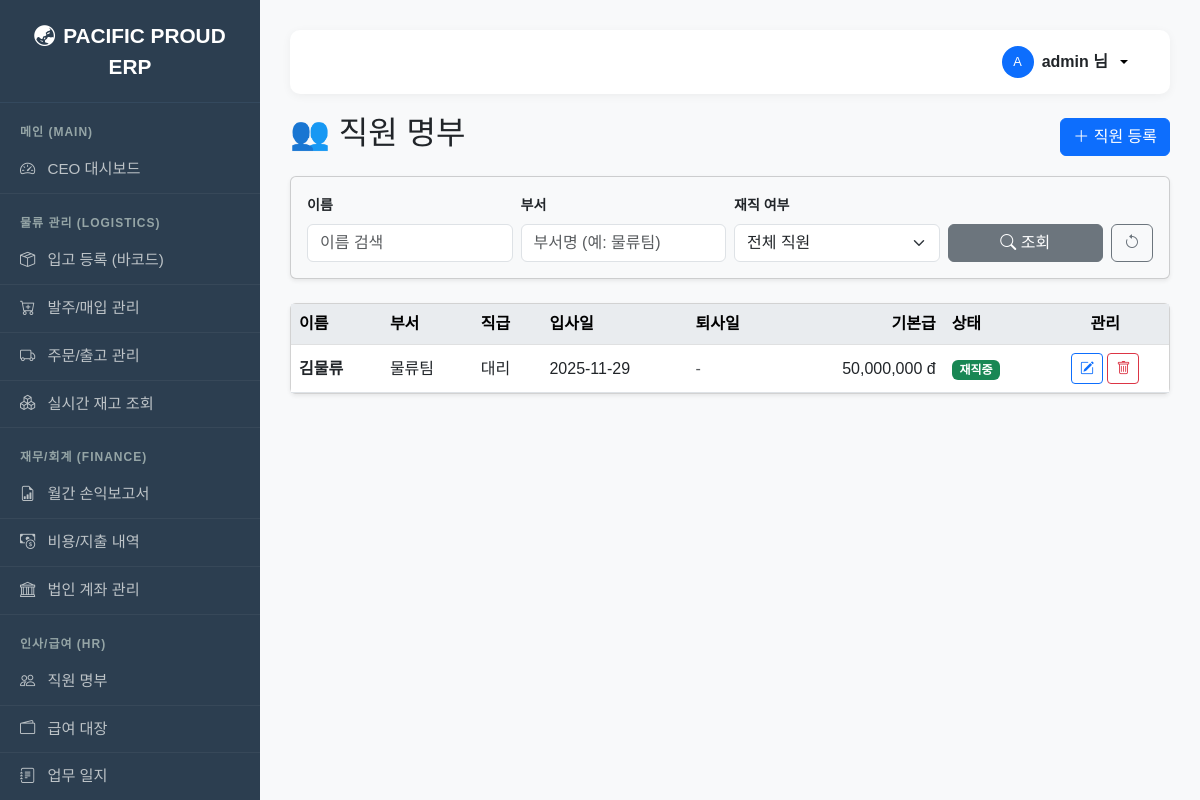
Screenshot of /employees/ (signed in) with the database file from the repository.
### fulfillment/models.py (models this page shows, shortened)
class Employee(models.Model):
    name = models.CharField(max_length=50)
    position = models.CharField(max_length=50)
    department = models.CharField(max_length=50, default="물류팀")
    join_date = models.DateField()
    resignation_date = models.DateField(null=True, blank=True)
    base_salary = models.DecimalField(max_digits=12, decimal_places=0)
    is_active = models.BooleanField(default=True)

### fulfillment/views.py (the view)
# urls.py: path('employees/', views.employee_list, name='employee_list'),
@login_required
def employee_list(request):
    employees = Employee.objects.order_by('department', 'name')
    name_q = request.GET.get('name'); dept_q = request.GET.get('department'); stat_q = request.GET.get('status')
    if name_q: employees = employees.filter(name__icontains=name_q)
    if dept_q: employees = employees.filter(department__icontains=dept_q)
    if stat_q: employees = employees.filter(is_active=(stat_q=='active'))
    form = EmployeeForm()
    return render(request, 'fulfillment/employee_list.html', {'employees': employees, 'form': form})

### fulfillment/forms.py
class EmployeeForm(forms.ModelForm):
    class Meta:
        model = Employee
        fields = ['name', 'department', 'position', 'base_salary', 'join_date', 'resignation_date', 'is_active']
        widgets = {
            'name': forms.TextInput(attrs={'class': 'form-control'}),
            'department': forms.TextInput(attrs={'class': 'form-control'}),
            'position': forms.TextInput(attrs={'class': 'form-control'}),
            'base_salary': forms.NumberInput(attrs={'class': 'form-control'}),
            'join_date': forms.DateInput(attrs={'type': 'date', 'class': 'form-control'}),
            'resignation_date': forms.DateInput(attrs={'type': 'date', 'class': 'form-control'}),
            'is_active': forms.CheckboxInput(attrs={'class': 'form-check-input'}),
        }

### templates/fulfillment/employee_list.html (shortened to what this page needs)
{% extends 'base.html' %}
{% load humanize %}
{% block content %}
<div class="d-flex justify-content-between align-items-center mb-3">
    <h2>👥 직원 명부</h2>
    <button class="btn btn-primary" data-bs-toggle="modal" data-bs-target="#addModal">
        <i class="bi bi-plus-lg"></i> 직원 등록
    </button>
</div>
<div class="card shadow-sm mb-4 bg-light">
    <div class="card-body py-3">
        <form method="get" class="row g-2 align-items-end">
            <div class="col-md-3">
                <label class="form-label fw-bold small">이름</label>
                <input type="text" name="name" class="form-control" value="{{ request.GET.name }}" placeholder="이름 검색">
            </div>
            <div class="col-md-3">
                <label class="form-label fw-bold small">부서</label>
                <input type="text" name="department" class="form-control" value="{{ request.GET.department }}" placeholder="부서명 (예: 물류팀)">
            </div>
            <div class="col-md-3">
                <label class="form-label fw-bold small">재직 여부</label>
                <select name="status" class="form-select">
                    <option value="">전체 직원</option>
                </select>
            </div>
            <div class="col-md-3 d-flex gap-2">
                <button type="submit" class="btn btn-secondary flex-fill">
                    <i class="bi bi-search"></i> 조회
                </button>
                <a href="{% url 'fulfillment:employee_list' %}" class="btn btn-outline-secondary">
                    <i class="bi bi-arrow-counterclockwise"></i>
                </a>
            </div>
        </form>
    </div>
</div>
<div class="card shadow-sm mt-3">
    <div class="card-body p-0">
        <table class="table table-hover align-middle mb-0">
            <thead class="table-light">
                <tr>
                    <th>이름</th>
                    <th>부서</th>
                    <th>직급</th>
                    <th>입사일</th>
                    <th>퇴사일</th> <th class="text-end">기본급</th>
                    <th>상태</th>
                    <th class="text-center">관리</th>
                </tr>
            </thead>
            <tbody>
                {% for emp in employees %}
                <tr>
                    <td class="fw-bold">{{ emp.name }}</td>
                    <td>{{ emp.department }}</td>
                    <td>{{ emp.position }}</td>
                    <td>{{ emp.join_date|date:"Y-m-d" }}</td>
                    <td class="text-muted">{{ emp.resignation_date|date:"Y-m-d"|default:"-" }}</td> <td class="text-end">{{ emp.base_salary|intcomma }} đ</td>
                    <td>
                        {% if emp.is_active %}
                            <span class="badge bg-success">재직중</span>
                        {% else %}
                            <span class="badge bg-secondary">퇴사</span>
                        {% endif %}
                    </td>
                    <td class="text-center">
                        <a href="{% url 'fulfillment:employee_update' emp.id %}" class="btn btn-sm btn-outline-primary"><i class="bi bi-pencil-square"></i></a>
                        <a href="{% url 'fulfillment:employee_delete' emp.id %}" class="btn btn-sm btn-outline-danger"><i class="bi bi-trash"></i></a>
                    </td>
                </tr>
                {% empty %}
                <tr><td colspan="8" class="text-center p-4">검색된 직원이 없습니다.</td></tr>
                {% endfor %}
            </tbody>
        </table>
    </div>
</div>
{% endblock %}

### templates/base.html (shortened to what this page needs)
<!DOCTYPE html>
<html lang="ko">
<head>
    <link href="https://cdn.jsdelivr.net/npm/bootstrap@5.3.0/dist/css/bootstrap.min.css" rel="stylesheet">
    <link rel="stylesheet" href="https://cdn.jsdelivr.net/npm/bootstrap-icons@1.10.0/font/bootstrap-icons.css">
    <link href="https://cdn.jsdelivr.net/npm/select2@4.1.0-rc.0/dist/css/select2.min.css" rel="stylesheet" />
    <link rel="stylesheet" href="https://cdn.jsdelivr.net/npm/select2-bootstrap-5-theme@1.3.0/dist/select2-bootstrap-5-theme.min.css" />
</head>
<body>
    <nav class="sidebar" id="sidebar">
        <div class="brand">
            <i class="bi bi-globe-asia-australia me-2"></i>PACIFIC PROUD ERP
        </div>
        <div class="category">메인 (Main)</div>
        <a href="{% url 'fulfillment:dashboard' %}"><i class="bi bi-speedometer2 me-2"></i> CEO 대시보드</a>
        <div class="category">물류 관리 (Logistics)</div>
        {% if perms.fulfillment.view_inventory or user.is_superuser %}
        <a href="{% url 'fulfillment:inbound_create' %}"><i class="bi bi-box-seam me-2"></i> 입고 등록 (바코드)</a>
        <a href="{% url 'fulfillment:purchase_list' %}"><i class="bi bi-cart-plus me-2"></i> 발주/매입 관리</a>
        <a href="{% url 'fulfillment:order_list' %}"><i class="bi bi-truck me-2"></i> 주문/출고 관리</a>
        <a href="{% url 'fulfillment:inventory_list' %}"><i class="bi bi-boxes me-2"></i> 실시간 재고 조회</a>
        {% endif %}
        <div class="category">재무/회계 (Finance)</div>
        {% if perms.fulfillment.view_expense or user.is_superuser %}
        <a href="{% url 'fulfillment:monthly_report' %}"><i class="bi bi-file-earmark-bar-graph me-2"></i> 월간 손익보고서</a>
        <a href="{% url 'fulfillment:expense_list' %}"><i class="bi bi-cash-coin me-2"></i> 비용/지출 내역</a>
        <a href="{% url 'fulfillment:bank_list' %}"><i class="bi bi-bank me-2"></i> 법인 계좌 관리</a>
        {% endif %}
        <div class="category">인사/급여 (HR)</div>
        {% if perms.fulfillment.view_employee or user.is_superuser %}
        <a href="{% url 'fulfillment:employee_list' %}"><i class="bi bi-people me-2"></i> 직원 명부</a>
        <a href="{% url 'fulfillment:payroll_list' %}"><i class="bi bi-wallet2 me-2"></i> 급여 대장</a>
        <a href="{% url 'fulfillment:worklog_list' %}"><i class="bi bi-journal-text me-2"></i> 업무 일지</a>
        {% endif %}
    </nav>
    <div class="main-content-wrapper">
        <div class="top-header">
            {% if user.is_authenticated %}
                <div class="dropdown">
                    <button class="btn btn-light dropdown-toggle d-flex align-items-center gap-2 border-0 bg-transparent" type="button" data-bs-toggle="dropdown" aria-expanded="false">
                        <div class="bg-primary text-white rounded-circle d-flex justify-content-center align-items-center" style="width: 32px; height: 32px; font-size: 0.8rem;">
                            {{ user.username|slice:":1"|upper }}
                        </div>
                        <span class="fw-bold text-dark">{{ user.username }} 님</span>
                    </button>
                </div>
            {% else %}
                <a href="{% url 'login' %}" class="btn btn-primary btn-sm px-4 rounded-pill">
                    <i class="bi bi-box-arrow-in-right me-1"></i> 로그인
                </a>
            {% endif %}
        </div>
        {% block content %}
        {% endblock %}
    </div>
</body>
</html>

### templates/base.html (style rules this page uses)
body { font-family: 'Malgun Gothic', sans-serif; background-color: #f8f9fa; overflow-x: hidden; }
.sidebar { width: 260px; min-height: 100vh; background-color: #2c3e50; color: #ecf0f1; position: fixed; left: 0; top: 0; z-index: 1050; overflow-y: auto; transition: all 0.3s; }
@media (min-width: 768px) { .main-content-wrapper { margin-left: 260px; padding: 30px; width: calc(100% - 260px); } }
.sidebar a { color: #bdc3c7; text-decoration: none; display: block; padding: 12px 20px; font-size: 0.95rem; border-bottom: 1px solid rgba(255,255,255,0.05); }
.sidebar .category { font-size: 0.75rem; text-transform: uppercase; color: #95a5a6; padding: 20px 20px 5px; font-weight: bold; letter-spacing: 1px; }
.sidebar .brand { font-size: 1.3rem; font-weight: bold; padding: 20px; text-align: center; color: #fff; border-bottom: 1px solid #34495e; }
.top-header { background-color: #fff; padding: 10px 30px; box-shadow: 0 2px 10px rgba(0,0,0,0.05); display: flex; justify-content: flex-end; align-items: center; margin-bottom: 20px; border-radius: 10px; }
.card-body.p-0 { max-height: 75vh; overflow-y: auto; }
.table thead th { position: sticky; top: 0; z-index: 2; background-color: #e9ecef; white-space: nowrap; }

### rows the page displays
Employee: name "김물류", department "물류팀", position "대리", join_date "2025-11-29", resignation_date "-", base_salary "50,000,000", is_active "재직중"

### other values shown
{{ user.username|slice:":1"|upper }} "A"
{{ user.username }} "admin"
